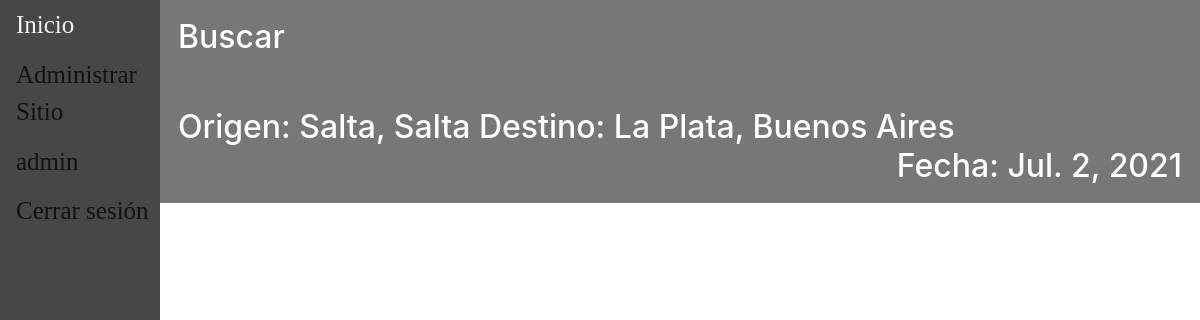
/ (signed in), run on the app's committed database.
### users/models.py (models this page shows, shortened)
class CustomUser(AbstractUser):
	username = models.CharField(_('Nombre de usuario'),max_length=40,primary_key=True,unique=True)
	email = models.EmailField(_('Dirección de correo electrónico'),unique=True)
	first_name = models.CharField(_('Nombre'),max_length=150)
	last_name = models.CharField(_('Apellido'),max_length=150)
	last_login = models.DateTimeField(_('Última conexión'),auto_now=True)
	fecha_nacimiento = models.DateField(_('Fecha de nacimiento'))
	has_premium = models.BooleanField(_('Posee membresía premium'),default=False)
	tarjetas = models.ManyToManyField(Tarjeta,blank=True)
	fecha_vencimiento = models.DateField(_('Fecha de vencimiento'), blank=True, null=True)
	USERNAME_FIELD = 'username'
	REQUIRED_FIELDS = [
		'email',
		'first_name',
		'last_name',
		'fecha_nacimiento',
	]
	objects = CustomUserManager()
	def is_premium (self):
		if self.has_premium:
			return True
		else:
			return False

### main/models.py (models this page shows, shortened)
class Viaje(models.Model):
    descripcion = models.CharField(max_length=100)
    fecha = models.DateField(validators=[MinValueValidator(datetime.date.today())])
    hora = models.TimeField(default=None)
    ruta =  models.ForeignKey(Ruta, default=None, on_delete=models.CASCADE)
    chofer = models.ForeignKey(Chofer, default=None, on_delete=models.CASCADE)
    combi =  models.ForeignKey(Combi, default=None, on_delete=models.CASCADE)
    precio = models.DecimalField(default=None, max_digits=10, decimal_places=2, validators=[MinValueValidator(0)])
    insumo = models.ManyToManyField(Insumo,blank=True)
    pasajeros = models.ManyToManyField(Pasajero, blank=True)
    estado = models.CharField(choices={('reservado','Reservado'),('viajando','Viajando'),('finalizado','Finalizado'),('cancelado','Cancelado')},max_length=12,default='reservado')
    class Meta:
        unique_together = ('chofer', 'fecha','hora', 'ruta',)

class Ruta(models.Model):
    origen = models.ForeignKey(Lugar, default=None, on_delete=models.CASCADE, related_name='origen')
    destino = models.ForeignKey(Lugar, default=None, on_delete=models.CASCADE, related_name='destino')
    class Meta:
        unique_together = ('origen', 'destino')
    def __str__(self):
        return str(self.origen)+" - "+str(self.destino)

class Lugar(models.Model):
    localidad = models.CharField(max_length=150)
    provincia = models.CharField(max_length=100)
    class Meta:
        unique_together = ('localidad', 'provincia',)
    def __str__(self):
        return (self.localidad+", "+self.provincia)

### main/views.py (the view)
# urls.py: 2. Add a URL to urlpatterns:  path('', views.home, name='home')
def home(request):
	viajes = Viaje.objects.filter(combi__capacidad__gt=0,estado='reservado')
	filter = ProductFilter(request.GET, queryset = viajes)
	if request is not None:
		viajes = filter.qs
	return render(request, "main/home.html", {"listaViaje":viajes, 'filter' : filter})

### main/templates/main/home.html (shortened to what this page needs)
{% extends 'main/base.html' %}
{% load mathfilters %}
{% block content %}
        <button type="button"  class="viajeCollapse">
          <h2><p style="text-align:left"> Buscar </p></h2>
        </button>
        {%for viaje in listaViaje %}
            <button type="button"  class="viajeCollapse">
                <h2><p style="text-align:left"> Origen: {{viaje.ruta.origen}} Destino: {{viaje.ruta.destino}}
                  <span style="float:right">Fecha: {{viaje.fecha}}</span></p></h2>
            </button>
        {% empty %}
          <p>No se encontro ningun viaje.</p>
        {% endfor %}
{% endblock content %}

### main/templates/main/base.html (shortened to what this page needs)
{% load static %}
<!doctype html>
<html>
	<head>
		<link rel="stylesheet" href="https://cdn.jsdelivr.net/npm/bootstrap@4.6.0/dist/css/bootstrap.min.css">
	</head>
	<body>
		<main>
			<div class= "sidebar">
				<a href="/">Inicio</a>
				{% if user.is_staff %}
					<a href="/admin">Administrar Sitio</a>
				{% endif %}
				{% if user.is_authenticated %}
					<a href="{% url 'perfil'%}">{{user.username}}</a>
					<a href="{% url 'logout'%}">Cerrar sesión</a>
				{% else  %}
					<a href="{% url 'register'%}">Registrarse</a>
					<a href="{% url 'login'%}">Iniciar Sesión</a>
				{% endif %}
			</div>
			<div id="content", name="content", class="main">
				{% block content %}
				{% endblock content %}
			</div>
		</main>
	</body>
</html>

### main/templates/main/home.html (style rules this page uses)
.viajeCollapse { background-color: #777; color: white; cursor: pointer; padding: 18px; width: 100%; border: none; text-align: left; outline: none; font-size: 15px; }

### main/templates/main/base.html (style rules this page uses)
.sidebar { height:100%; width:160px; position: fixed; z-index:1; top:0; left:0; background-color:rgb(71, 71, 71); overflow:hidden; padding-top:20x; }
.sidebar a { padding:6px 8px 6px 16px; text-decoration:none; font-family:Tahoma; font-size: 25px; color: #131212; display:block; }
.main { margin-left:160px; padding:0px 0px; }

### data on the page
CustomUser: username "admin"
Viaje: ruta.origen "Salta, Salta", ruta.destino "La Plata, Buenos Aires", fecha "Jul. 2, 2021"
